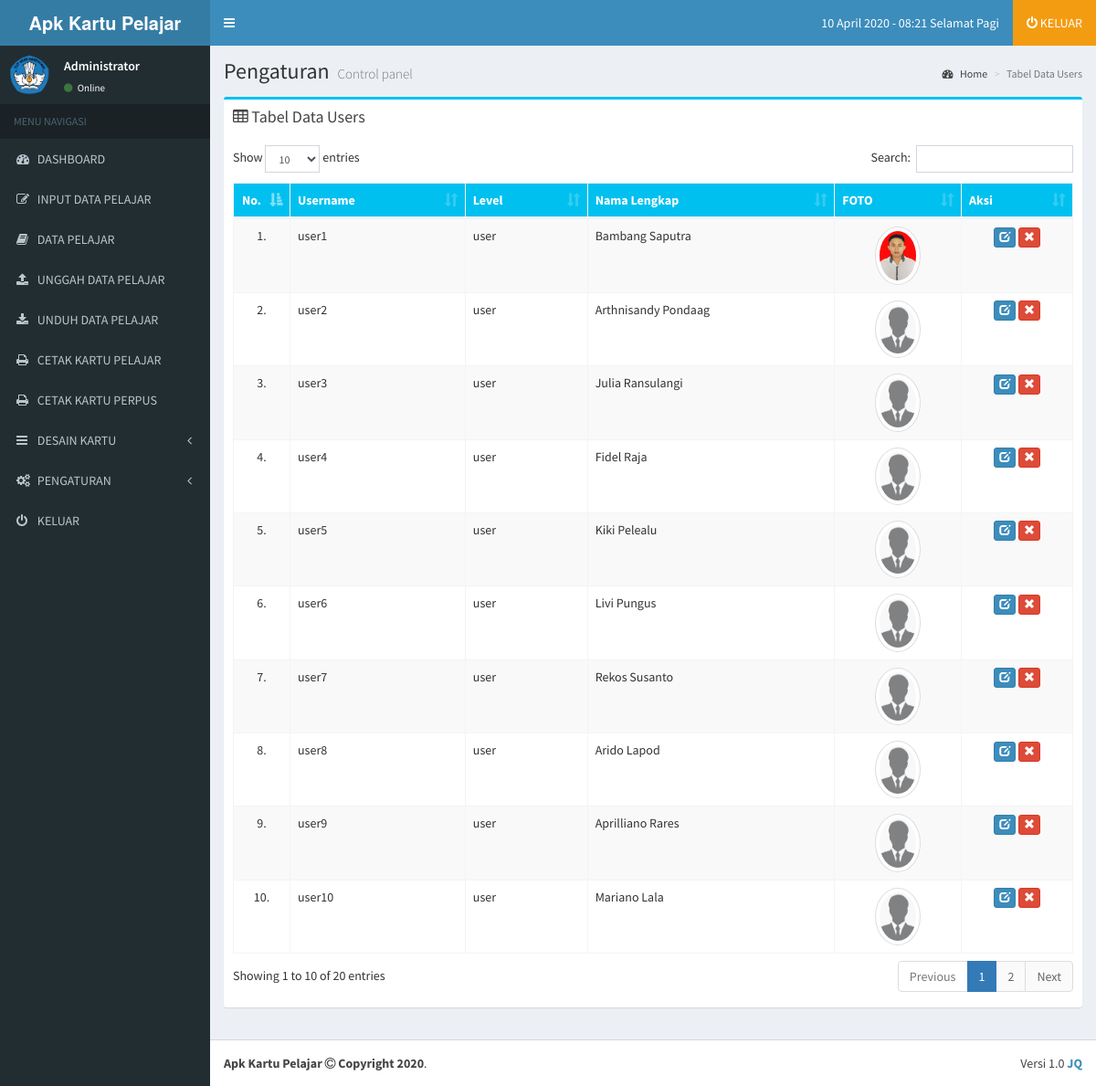
The page /administrator/data_user.php (signed in) on the database its author committed.
### tables this page shows
CREATE TABLE IF NOT EXISTS `identitas` (
`id` int(11) NOT NULL,
  `gambar` varchar(225) NOT NULL,
  `title` varchar(225) NOT NULL,
  `sekolah` varchar(225) NOT NULL,
  `kepsek` varchar(225) NOT NULL,
  `nip` varchar(225) NOT NULL,
  `jln` varchar(225) NOT NULL,
  `kel` varchar(225) NOT NULL,
  `kec` varchar(225) NOT NULL,
  `kab` varchar(225) NOT NULL,
  `prov` varchar(225) NOT NULL,
  `pos` varchar(225) NOT NULL,
  `telp` varchar(225) NOT NULL,
  `hp` varchar(225) NOT NULL,
  `email` varchar(225) NOT NULL,
  `web` varchar(225) NOT NULL
);

CREATE TABLE IF NOT EXISTS `users` (
  `username` varchar(50) NOT NULL,
  `password` varchar(255) NOT NULL,
  `nis` varchar(100) NOT NULL,
  `nisn` varchar(225) NOT NULL,
  `nama_lengkap` varchar(100) NOT NULL,
  `tmp_lhr` varchar(100) NOT NULL,
  `tgl_lhr` varchar(100) NOT NULL,
  `jk` varchar(100) NOT NULL,
  `email` varchar(100) NOT NULL,
  `alamat` varchar(225) NOT NULL,
  `no_telp` varchar(20) NOT NULL,
  `gambar` varchar(100) NOT NULL,
  `level` varchar(20) NOT NULL DEFAULT 'user',
  `blokir` enum('Y','N') NOT NULL DEFAULT 'N',
  `id_session` varchar(255) NOT NULL
);

### administrator/data_user.php (the view, shortened to what this page needs)
<?php
  include '../config/koneksi.php';
?>
<!DOCTYPE html>
<html>
<head>
  <?php $r=mysqli_fetch_array(mysqli_query($koneksi, "SELECT * FROM identitas WHERE id = '1'")); ?>
  <link rel="stylesheet" href="../bootstrap/css/bootstrap.min.css">
  <link rel="stylesheet" href="https://cdnjs.cloudflare.com/ajax/libs/font-awesome/4.5.0/css/font-awesome.min.css">
  <link rel="stylesheet" href="https://cdnjs.cloudflare.com/ajax/libs/ionicons/2.0.1/css/ionicons.min.css">
  <link rel="stylesheet" href="../plugins/daterangepicker/daterangepicker.css">
  <link rel="stylesheet" href="../plugins/datepicker/datepicker3.css">
  <link rel="stylesheet" href="../plugins/iCheck/all.css">
  <link rel="stylesheet" href="../plugins/colorpicker/bootstrap-colorpicker.min.css">
  <link rel="stylesheet" href="../plugins/timepicker/bootstrap-timepicker.min.css">
  <link rel="stylesheet" href="../plugins/select2/select2.min.css">
  <link rel="stylesheet" href="../dist/css/AdminLTE.min.css">
  <link rel="stylesheet" href="../dist/css/skins/_all-skins.min.css">
  <link rel="stylesheet" href="../plugins/datatables/dataTables.bootstrap.css">
</head>
<body class="hold-transition skin-blue layout-boxed sidebar-mini" data-spy="scroll" data-target="#scrollspy">
<div class="wrapper">
  <?php include "menu.php";?>
  <div class="content-wrapper">
    <section class="content-header">
      <h1>
        Pengaturan
        <small>Control panel</small>
      </h1>
      <ol class="breadcrumb">
        <li><a href="admin.php"><i class="fa fa-dashboard"></i> Home</a></li>
        <li class="active">Tabel Data Users</li>
      </ol>
    </section>
    <section class="content">
      <div class="row">
        <div class="col-md-12">
          <div class="box box-info">
            <div class="box-header">
              <h3 class="box-title"><i class="fa fa-table"></i> Tabel Data Users</h3>
            </div>
            <div class='table-responsive'>
              <div class="box-body">
                <table id="example1" class="table table-bordered table-striped table-hover">
                  <thead class="bg-aqua">
                    <tr>
                      <th width="10"><center>No.</center></th>
                      <th>Username</th>
                      <th>Level</th>
                      <th>Nama Lengkap</th>
                      <th>FOTO</th>
                      <th>Aksi</th>
                    </tr>
                  </thead>
                  <tbody>
                    <?php
                    $tampil = mysqli_query($koneksi, "SELECT * FROM users ORDER BY id_session ASC");
                    $no=1;
                    while ($rr=mysqli_fetch_array($tampil))
                    {
                    ?>
                    <tr>
                      <td><center><?php echo "$no.";?></center></td>
                      <td><?php echo $rr["username"];?></td>
                      <td><?php echo $rr["level"];?></td>
                      <td><?php echo $rr["nama_lengkap"];?></td>
                      <td align="center"><img class="img-responsive img-circle img-thumbnail" alt="Responsive image" src="../img/<?php echo "$rr[gambar]";?>" width="50px"></td>
                      <td><center>
                        <a class='btn btn-primary btn-xs' data-toggle='tooltip' title='Ubah Data' href='updateusers?id=<?php echo $rr["id_session"];?>'><span class='glyphicon glyphicon-edit'></span></a>
                        <a class='btn btn-danger btn-xs' data-toggle='tooltip' title='Hapus Data' href='aksi/user/hapus.php?id=<?php echo $rr["id_session"];?>' onclick="return confirm('Apa anda yakin akan menghapus data ini?')"><span class='glyphicon glyphicon-remove'></span></a></center>
                      </td>
                    <?php  $no++; } ?>
                    </tr>
                  </tbody>
                </table>
              </div>
            </div>
          </div>
        </div>
      </div>
    </section>
  </div>
  <?php include "footer.php";?>
</div>
</body>
</html>

### administrator/menu.php (shortened to what this page needs)
<header class="main-header">
   <a href="index.php" class="logo">
     <span class="logo-lg"><b><?php echo "$r[title]";?></b></span>
   </a>
   <nav class="navbar navbar-static-top">
     <a href="#" class="sidebar-toggle" data-toggle="offcanvas" role="button">
     </a>
     <div class="navbar-custom-menu">
       <ul class="nav navbar-nav">
         <li>
           <a href="home">
             <span><?php
             $tanggal = date ("d");
             $bulan = array(1=>"Januari","Februari","Maret", "April", "Mei", "Juni","Juli","Agustus","September","Oktober", "November","Desember");
             $bulan = $bulan[date("n")];
             $tahun = date("Y");
             echo $tanggal ." ". $bulan ." ". $tahun;
             $jam=date("H:i");
             echo " - ". $jam." "."";
             $a = date ("H");
              if (($a>=1) && ($a<=10)){
             echo " Selamat Pagi";
             }
             ?></span>
           </a>
         </li>
         <li class="bg-yellow">
           <a href="logoutsystem">
             <i class="fa fa-power-off"></i> <span> KELUAR</span>
           </a>
         </li>
       </ul>
     </div>
   </nav>
 </header>
 <aside class="main-sidebar">
   <section class="sidebar">
     <div class="user-panel">
       <div class="pull-left image">
         <?php $users=mysqli_fetch_array(mysqli_query($koneksi, "SELECT * FROM users")); ?>
         <img src="../img/<?php if (trim($users['gambar']) == ''){ echo "blank.png"; }else{ echo $users['gambar']; } ?>" class="img-circle" alt="User Image">
       </div>
       <div class="pull-left info">
         <p><?php echo "$users[nama_lengkap]"; ?></p>
         <a href="#"><i class="fa fa-circle text-success"></i> Online</a>
       </div>
     </div>
     <ul class="sidebar-menu">
       <li class="header">MENU NAVIGASI</li>
       <li class="treeview">
         <a href="home">
           <i class="fa fa-dashboard"></i>
           <span>DASHBOARD</span>
         </a>
       </li>
       <li class="treeview">
         <a href="inputpelajar">
           <i class="fa fa-edit"></i>
           <span>INPUT DATA PELAJAR</span>
         </a>
       </li>
       <li class="treeview">
         <a href="allpelajar">
           <i class="fa fa-book"></i> <span>DATA PELAJAR</span>
         </a>
       </li>
       <li class="treeview">
         <a href="uploadpelajar">
           <i class="fa fa-upload"></i>
           <span>UNGGAH DATA PELAJAR</span>
         </a>
       </li>
       <li class="treeview">
         <a target="blank" href="downloadpelajar">
           <i class="fa fa-download"></i>
           <span>UNDUH DATA PELAJAR</span>
         </a>
       </li>
       <li class="treeview">
         <a href="printkartupelajar">
           <i class="fa fa-print"></i> <span>CETAK KARTU PELAJAR</span>
         </a>
       </li>
       <li class="treeview">
         <a href="printkartuperpus">
           <i class="fa fa-print"></i> <span>CETAK KARTU PERPUS</span>
         </a>
       </li>
       <li class="treeview">
         <a href="designkartu">
           <i class="fa fa-bars"></i> <span>DESAIN KARTU</span>
           <span class="pull-right-container">
             <i class="fa fa-angle-left pull-right"></i>
           </span>
         </a>
       </li>
       <li class="treeview">
         <a href="#">
           <i class="fa fa-gears"></i> <span>PENGATURAN</span>
           <span class="pull-right-container">
             <i class="fa fa-angle-left pull-right"></i>
           </span>
         </a>
       </li>
       <li>
         <a href="logoutsystem">
           <i class="fa fa-power-off"></i> <span>KELUAR</span>
         </a>
       </li>
     </ul>
   </section>
 </aside>

### administrator/footer.php
<footer class="main-footer">
    <div class="pull-right hidden-xs">
      Versi 1.0  <a target="_blank" href="#"><b>JQ</b></a>
    </div>
    <b><?php echo "$r[title]";?> <i class="fa fa-copyright"></i> Copyright <?php echo date("Y");?></b>.
  </footer>

### rows shown on the page
identitas: title "Apk Kartu Pelajar"
users: gambar (picture), nama_lengkap "Administrator"
users: username "user1", level "user", nama_lengkap "Bambang Saputra", gambar (picture)
users: username "user2", level "user", nama_lengkap "Arthnisandy Pondaag", gambar (placeholder picture)
users: username "user3", level "user", nama_lengkap "Julia Ransulangi", gambar (placeholder picture)
users: username "user4", level "user", nama_lengkap "Fidel Raja", gambar (placeholder picture)
users: username "user5", level "user", nama_lengkap "Kiki Pelealu", gambar (placeholder picture)
users: username "user6", level "user", nama_lengkap "Livi Pungus", gambar (placeholder picture)
users: username "user7", level "user", nama_lengkap "Rekos Susanto", gambar (placeholder picture)
users: username "user8", level "user", nama_lengkap "Arido Lapod", gambar (placeholder picture)
users: username "user9", level "user", nama_lengkap "Aprilliano Rares", gambar (placeholder picture)
users: username "user10", level "user", nama_lengkap "Mariano Lala", gambar (placeholder picture)

### other values the page prints
$tanggal "10"
$bulan "April"
